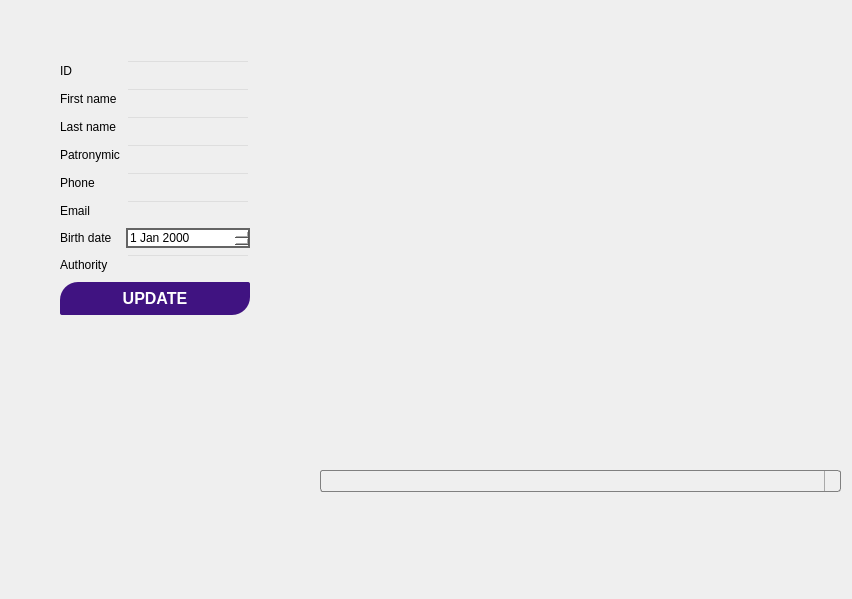
<?xml version="1.0" encoding="UTF-8"?>
<ui version="4.0">
 <class>moderWindow</class>
 <widget class="QMainWindow" name="moderWindow">
  <property name="windowModality">
   <enum>Qt::WindowModal</enum>
  </property>
  <property name="geometry">
   <rect>
    <x>0</x>
    <y>0</y>
    <width>852</width>
    <height>599</height>
   </rect>
  </property>
  <property name="windowTitle">
   <string>Moderation</string>
  </property>
  <property name="autoFillBackground">
   <bool>false</bool>
  </property>
  <property name="styleSheet">
   <string notr="true"/>
  </property>
  <property name="tabShape">
   <enum>QTabWidget::Triangular</enum>
  </property>
  <property name="unifiedTitleAndToolBarOnMac">
   <bool>false</bool>
  </property>
  <widget class="QWidget" name="centralwidget">
   <property name="styleSheet">
    <string notr="true">background: transparent;</string>
   </property>
   <widget class="QTableView" name="tableView">
    <property name="geometry">
     <rect>
      <x>320</x>
      <y>10</y>
      <width>521</width>
      <height>441</height>
     </rect>
    </property>
    <property name="styleSheet">
     <string notr="true"/>
    </property>
   </widget>
   <widget class="QWidget" name="formLayoutWidget">
    <property name="geometry">
     <rect>
      <x>60</x>
      <y>60</y>
      <width>190</width>
      <height>381</height>
     </rect>
    </property>
    <layout class="QFormLayout" name="formLayout">
     <item row="0" column="0">
      <widget class="QLabel" name="label">
       <property name="text">
        <string>ID</string>
       </property>
      </widget>
     </item>
     <item row="0" column="1">
      <widget class="QLineEdit" name="id_edit"/>
     </item>
     <item row="1" column="0">
      <widget class="QLabel" name="label_2">
       <property name="text">
        <string>First name</string>
       </property>
      </widget>
     </item>
     <item row="1" column="1">
      <widget class="QLineEdit" name="fn_edit"/>
     </item>
     <item row="2" column="0">
      <widget class="QLabel" name="label_3">
       <property name="text">
        <string>Last name</string>
       </property>
      </widget>
     </item>
     <item row="2" column="1">
      <widget class="QLineEdit" name="ln_edit"/>
     </item>
     <item row="3" column="0">
      <widget class="QLabel" name="label_4">
       <property name="text">
        <string>Patronymic</string>
       </property>
      </widget>
     </item>
     <item row="3" column="1">
      <widget class="QLineEdit" name="patronymic_edit"/>
     </item>
     <item row="4" column="0">
      <widget class="QLabel" name="label_8">
       <property name="text">
        <string>Phone</string>
       </property>
      </widget>
     </item>
     <item row="4" column="1">
      <widget class="QLineEdit" name="phone_edit"/>
     </item>
     <item row="5" column="0">
      <widget class="QLabel" name="label_5">
       <property name="text">
        <string>Email</string>
       </property>
      </widget>
     </item>
     <item row="5" column="1">
      <widget class="QLineEdit" name="email_edit"/>
     </item>
     <item row="6" column="0">
      <widget class="QLabel" name="label_7">
       <property name="text">
        <string>Birth date</string>
       </property>
      </widget>
     </item>
     <item row="6" column="1">
      <widget class="QDateEdit" name="date_edit">
       <property name="styleSheet">
        <string notr="true">QDateEdit#date_edit
{
    background-color: white;
    border-style: solid;
    border-width: 2px;
    border-color: rgb(100,100,100);
    spacing: 5px; 
}


QDateEdit#date_edit::drop-down {
    width:50px;
    height:15px;
    subcontrol-position: right top;
    subcontrol-origin:margin;
    background-color: white;
    border-style: solid;
    border-width: 4px;
    border-color: rgb(100,100,100);
   spacing: 5px; 
}</string>
       </property>
      </widget>
     </item>
     <item row="7" column="0">
      <widget class="QLabel" name="label_6">
       <property name="text">
        <string>Authority</string>
       </property>
      </widget>
     </item>
     <item row="7" column="1">
      <widget class="QLineEdit" name="authority_edit"/>
     </item>
     <item row="9" column="0" colspan="2">
      <widget class="QPushButton" name="update_button">
       <property name="styleSheet">
        <string notr="true">QPushButton#update_button{
	font: bold 16px;
	font-weight: 700;
	color: white;
	text-decoration: none;
	padding: 7px;
	border: 3px hidden #45A405;
	border-top-left-radius: 18px;
    border-top-right-radius: 2px;
    border-bottom-right-radius: 18px;
    border-bottom-left-radius: 2px;
	background: rgb(64,19,129);
}
QPushButton#update_button:hover{
	background: rgb(53, 16, 200);
}

QPushButton#update_button:pressed {
    background-color: rgb(24, 25, 155);
    border-style: inset;
}</string>
       </property>
       <property name="text">
        <string>UPDATE</string>
       </property>
      </widget>
     </item>
    </layout>
   </widget>
   <widget class="QComboBox" name="comboBox">
    <property name="geometry">
     <rect>
      <x>320</x>
      <y>470</y>
      <width>521</width>
      <height>22</height>
     </rect>
    </property>
    <property name="autoFillBackground">
     <bool>false</bool>
    </property>
    <property name="styleSheet">
     <string notr="true">QComboBox#comboBox {
    border: 1px solid gray;
    border-radius: 3px;
    padding: 1px 18px 1px 3px;
    min-width: 6em;
}

QComboBox:editable {
    background: white;
}

QComboBox:!editable, QComboBox::drop-down:editable {
     background: qlineargradient(x1: 0, y1: 0, x2: 0, y2: 1,
                                 stop: 0 #E1E1E1, stop: 0.4 #DDDDDD,
                                 stop: 0.5 #D8D8D8, stop: 1.0 #D3D3D3);
}

/* QComboBox gets the &quot;on&quot; state when the popup is open */
QComboBox:!editable:on, QComboBox::drop-down:editable:on {
    background: qlineargradient(x1: 0, y1: 0, x2: 0, y2: 1,
                                stop: 0 #D3D3D3, stop: 0.4 #D8D8D8,
                                stop: 0.5 #DDDDDD, stop: 1.0 #E1E1E1);
}

QComboBox:on { /* shift the text when the popup opens */
    padding-top: 3px;
    padding-left: 4px;
}

QComboBox::drop-down {
    subcontrol-origin: padding;
    subcontrol-position: top right;
    width: 15px;

    border-left-width: 1px;
    border-left-color: darkgray;
    border-left-style: solid; /* just a single line */
    border-top-right-radius: 3px; /* same radius as the QComboBox */
    border-bottom-right-radius: 3px;
}

QComboBox::down-arrow {
    image: url(/usr/share/icons/crystalsvg/16x16/actions/1downarrow.png);
}

QComboBox::down-arrow:on { /* shift the arrow when popup is open */
    top: 1px;
    left: 1px;
}</string>
    </property>
   </widget>
  </widget>
  <widget class="QMenuBar" name="menubar">
   <property name="geometry">
    <rect>
     <x>0</x>
     <y>0</y>
     <width>852</width>
     <height>26</height>
    </rect>
   </property>
   <property name="styleSheet">
    <string notr="true">background: transparent;</string>
   </property>
  </widget>
  <widget class="QStatusBar" name="statusbar">
   <property name="styleSheet">
    <string notr="true">background: transparent;</string>
   </property>
  </widget>
 </widget>
 <resources/>
 <connections/>
</ui>
